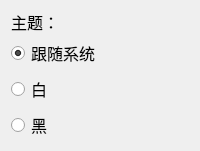
          <widget class="QFrame" name="frame_2">
           <property name="font">
            <font>
             <pointsize>12</pointsize>
            </font>
           </property>
           <property name="styleSheet">
            <string notr="true"/>
           </property>
           <layout class="QVBoxLayout" name="verticalLayout_5">
            <item>
             <widget class="QLabel" name="label_6">
              <property name="maximumSize">
               <size>
                <width>16777215</width>
                <height>21</height>
               </size>
              </property>
              <property name="font">
               <font>
                <pointsize>12</pointsize>
               </font>
              </property>
              <property name="text">
               <string>主题：</string>
              </property>
             </widget>
            </item>
            <item>
             <widget class="QRadioButton" name="themeButton0">
              <property name="text">
               <string>跟随系统</string>
              </property>
              <property name="checked">
               <bool>true</bool>
              </property>
              <attribute name="buttonGroup">
               <string notr="true">themeGroup</string>
              </attribute>
             </widget>
            </item>
            <item>
             <widget class="QRadioButton" name="themeButton2">
              <property name="text">
               <string>白</string>
              </property>
              <attribute name="buttonGroup">
               <string notr="true">themeGroup</string>
              </attribute>
             </widget>
            </item>
            <item>
             <widget class="QRadioButton" name="themeButton1">
              <property name="text">
               <string>黑</string>
              </property>
              <attribute name="buttonGroup">
               <string notr="true">themeGroup</string>
              </attribute>
             </widget>
            </item>
           </layout>
          </widget>
